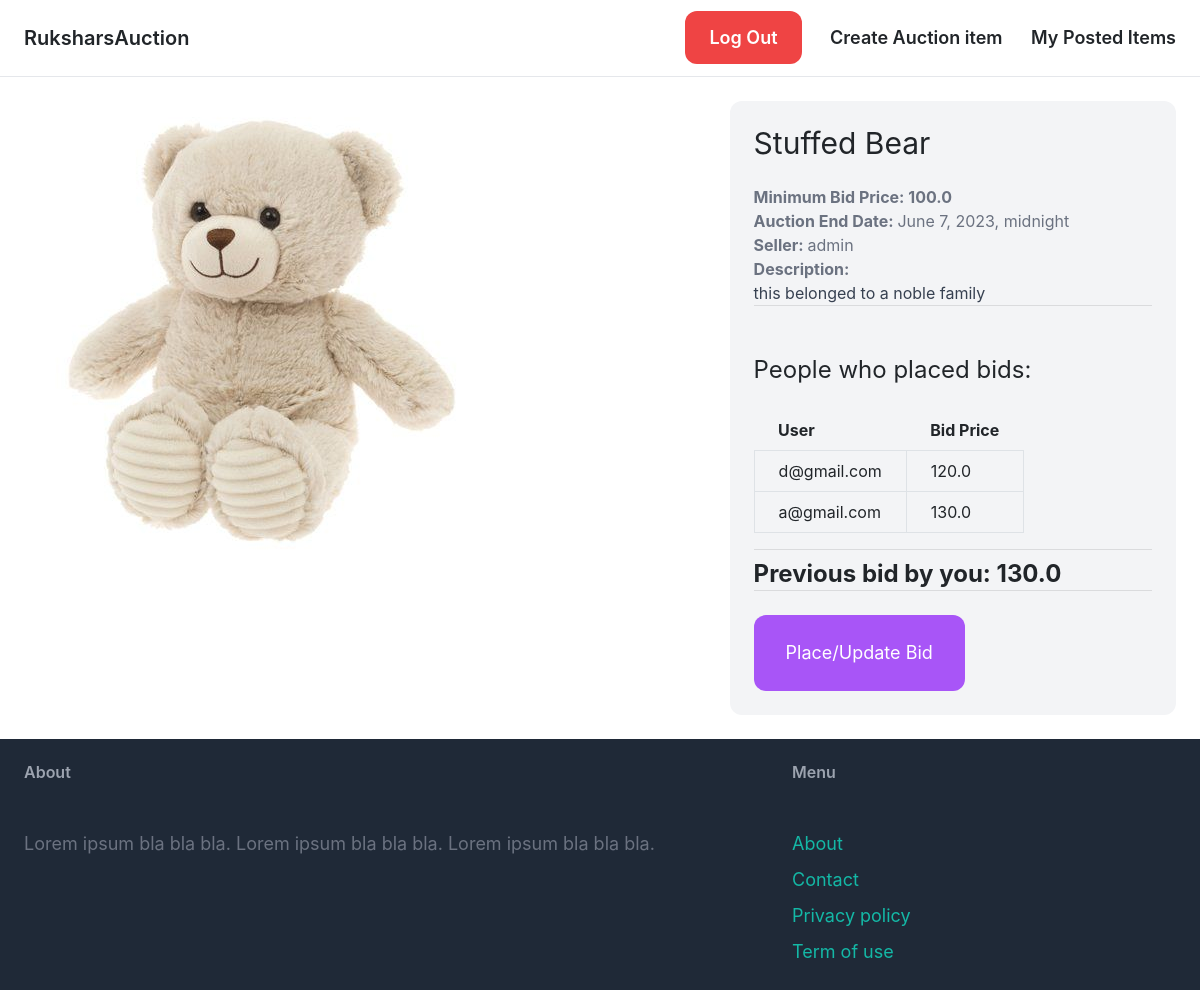
Screenshot of /items/2/ (signed in) with the database file from the repository.
### item/models.py (models this page shows, shortened)
class Item(models.Model):
    name = models.CharField(max_length=255)
    description = models.TextField(blank=True, null=True)
    minimum_bid_price = models.FloatField()
    image = models.ImageField(upload_to='item_images',blank=True, null=True)
    is_bid_close = models.BooleanField(default=False)
    created_by = models.ForeignKey(CustomUser, related_name='items', on_delete=models.CASCADE)
    created_at = models.DateTimeField(auto_now_add=True)
    auction_end_datetime = models.DateTimeField()

class Bid(models.Model):
    bid_price = models.FloatField()
    item = models.ForeignKey(Item,related_name='bids',on_delete=models.CASCADE)
    bid_placed_by = models.ForeignKey(CustomUser, related_name='bids', on_delete=models.CASCADE)
    bid_placed_at = models.DateTimeField(auto_now_add=True)
    is_winner = models.BooleanField(default=False) #did the user win the bid
    updated_at = models.DateTimeField(auto_now=True) #keep track of bid updates

### core/models.py (models this page shows, shortened)
class CustomUser(AbstractUser):
    email = models.EmailField(unique=True)
    USERNAME_FIELD = 'email'
    REQUIRED_FIELDS = ['username']

### item/views.py (the view)
# urls.py: path('<int:pk>/', views.item_detail, name='detail'),
@login_required
def item_detail(request, pk):
    item = get_object_or_404(Item, pk=pk)
    item_bids = item.bids.all() #get all bids for this item
    max_bid = item.bids.filter(is_winner = True).first() #get the bid with the hightest price with the earliest time
    print('People who placed bids on item: ', item.name)
    for b in item_bids:
        print(':',b.bid_placed_by.username)
    if max_bid is not None:
        print('Max bid: ', max_bid.bid_price, ' by: ', max_bid.bid_placed_by.username)
    bid = Bid.objects.filter(item = item, bid_placed_by = request.user).first()
    bid_json = {}#storing info of bid to display on frontend
    if request.user.username != item.created_by.username:
        if bid is None :
            print('No bids by User: ', request.user.username, ' for this item: ', item.name)
            bid_json = {'bid_available':False, 'bid_price':''} #if bid_available is False front end shows 'user made no bid yet!'
        else:
            print('user: ',request.user.username, ' bid: ', bid.bid_price)
            bid_json = {'bid_available':True, 'bid_price':bid.bid_price}#if bid_available is true front end shows current bid price for this item
    return render(request, 'item/detail.html', {
        'item': item,
        'bid':bid_json,
        'bids':item_bids,
        'max_bid':max_bid
    })

### item/templates/item/detail.html (shortened to what this page needs)
{% extends 'core/base.html' %}
{% block content %}
<div class="grid grid-cols-5 gap-6">
    <div class="col-span-3">
        <img src="{{ item.image.url }}" class="rounded-xl">
    </div>
    <div class="col-span-2 p-6 bg-gray-100 rounded-xl">
        <h1 class="mb-6 text-3xl">{{ item.name }}</h1>
        <p class="text-gray-500"><strong>Minimum Bid Price: {{ item.minimum_bid_price }}</strong></p>
        <p class="text-gray-500"><strong>Auction End Date: </strong>{{ item.auction_end_datetime }}</p>
        <p class="text-gray-500"><strong>Seller: </strong>{{ item.created_by.username }}</p>
        {% if item.description %}
            <p class="text-gray-700">
                <strong class="text-gray-500">Description:</strong><br>
                {{ item.description }}
            </p>
        {% endif %}
        <hr>
        <div class="mt-5 mb-3">
            {% if bids|length == 0 %}
                <h1 class="mb-6 text-2xl">No one placed a bid yet!!</h1>
            {% else %}
                <h1 class="mb-6 text-2xl">People who placed bids:</h1>
                <table class="table-auto">
                    <thead>
                      <tr>
                        <th class="px-4 py-2">User</th>
                        <th class="px-4 py-2">Bid Price</th>
                      </tr>
                    </thead>
                    <tbody>
                      {% for b in bids %}
                        <tr>
                          <td class="border px-4 py-2">{{ b.bid_placed_by.username }}</td>
                          <td class="border px-4 py-2">{{ b.bid_price }}</td>
                        </tr>
                      {% endfor %}
                    </tbody>
                  </table>
            {% endif %}
        </div>
        <hr>
        {% if request.user.username != item.created_by.username and  not item.is_bid_close %}
            {% if not bid.bid_available %}
                <p class="mt-2 text-2xl"><strong>No bid from you yet!!</strong></p>
            {% else %}
                <p class="mt-2 text-2xl"><strong>Previous bid by you: {{ bid.bid_price }}</strong></p>
            {% endif %}
            <hr>
            <a href="{% url 'item:submit_bid' item.id %}">
                <button class="mt-6 py-4 px-8 text-lg bg-purple-500 hover:bg-purple-700 rounded-xl text-white">Place/Update Bid</button>
            </a>
        {% endif %}
    </div>
</div>
{% endblock %}

### rows the page displays
Item: image (picture), name "Stuffed Bear", minimum_bid_price "100.0", auction_end_datetime "June 7, 2023, midnight", created_by.username "admin", description "this belonged to a noble family"
Bid: bid_placed_by.username "d@gmail.com", bid_price "120.0"
Bid: bid_placed_by.username "a@gmail.com", bid_price "130.0"
